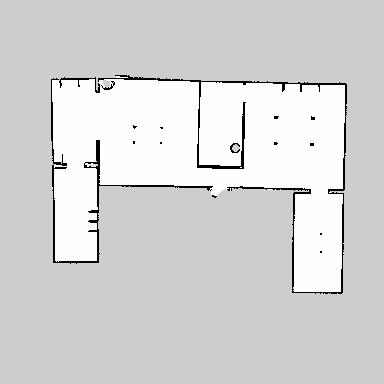
#> input picture map.pgm, 384 x 384 px
$ python extract_contour.py --image map.pgm
#> lines starting #> are read from the running program, lines starting #| are printed output that depends on the picture; after the words box and inside, x2 and y2 are one past the last pixel; in counts of white or black regions, pixels touching at a corner belong together
from __future__ import annotations

import argparse
import json
from pathlib import Path
from typing import List, Tuple

import matplotlib.pyplot as plt
import numpy as np
from matplotlib.collections import LineCollection

Point = Tuple[float, float]
Segment = Tuple[Point, Point]


def _require_cv2():
    try:
        import cv2  # type: ignore
    except ModuleNotFoundError as exc:
        raise ModuleNotFoundError(
            "OpenCV is required for contour extraction. Install with: pip install opencv-python"
        ) from exc
    return cv2


# [8 lines left out: function _require_pyclipper, not called in this run]


def load_obstacle_mask(image_path: str, obstacle_is_dark: bool | None = None) -> np.ndarray:
    """Load grayscale image and return obstacle mask as uint8 {0,255}."""
    cv2 = _require_cv2()

    img = cv2.imread(image_path, cv2.IMREAD_GRAYSCALE)
    if img is None:
        raise FileNotFoundError(f"Cannot read image: {image_path}")

    _, otsu = cv2.threshold(img, 0, 255, cv2.THRESH_BINARY + cv2.THRESH_OTSU)

    dark_mask = otsu == 0
    light_mask = otsu == 255

    if obstacle_is_dark is None:
        obstacle_mask = dark_mask if dark_mask.sum() <= light_mask.sum() else light_mask
    else:
        obstacle_mask = dark_mask if obstacle_is_dark else light_mask

    mask_u8 = obstacle_mask.astype(np.uint8) * 255

    kernel = cv2.getStructuringElement(cv2.MORPH_ELLIPSE, (3, 3))
    mask_u8 = cv2.morphologyEx(mask_u8, cv2.MORPH_OPEN, kernel)
    mask_u8 = cv2.morphologyEx(mask_u8, cv2.MORPH_CLOSE, kernel)
    return mask_u8


def extract_largest_contour(mask_u8: np.ndarray, min_area: float = 20.0) -> np.ndarray:
    """Extract largest external contour from binary obstacle mask."""
    cv2 = _require_cv2()

    contours, _ = cv2.findContours(mask_u8, cv2.RETR_EXTERNAL, cv2.CHAIN_APPROX_NONE)
    if not contours:
        raise RuntimeError("No contour found in obstacle mask.")

    areas = [cv2.contourArea(c) for c in contours]
    idx = int(np.argmax(areas))
    largest = contours[idx]
    if areas[idx] < min_area:
        raise RuntimeError(f"Largest contour area too small: {areas[idx]:.3f}")
    return largest


def contour_to_line_segments(contour: np.ndarray, closed: bool = True) -> List[Segment]:
    """Convert contour points into piecewise-linear segments."""
    pts = contour.reshape(-1, 2).astype(float)
    if len(pts) < 2:
        return []

    segments: List[Segment] = []
    for i in range(len(pts) - 1):
        p0 = (float(pts[i, 0]), float(pts[i, 1]))
        p1 = (float(pts[i + 1, 0]), float(pts[i + 1, 1]))
        segments.append((p0, p1))

    if closed and len(pts) > 2:
        p_last = (float(pts[-1, 0]), float(pts[-1, 1]))
        p_first = (float(pts[0, 0]), float(pts[0, 1]))
        segments.append((p_last, p_first))

    return segments


# [48 lines left out: functions dilate_contour_pyclipper, save_segments_json, not called in this run]


def plot_contours_and_segments(
    image_path: str,
    mask_u8: np.ndarray,
    contour: np.ndarray,
    segments: List[Segment],
    dilated_contour: np.ndarray | None = None,
    dilated_segments: List[Segment] | None = None,
) -> None:
    cv2 = _require_cv2()

    img_bgr = cv2.imread(image_path, cv2.IMREAD_COLOR)
    if img_bgr is None:
        raise FileNotFoundError(f"Cannot read image: {image_path}")
    img_rgb = cv2.cvtColor(img_bgr, cv2.COLOR_BGR2RGB)

    fig, axes = plt.subplots(1, 2, figsize=(12, 5), dpi=120)

    axes[0].imshow(img_rgb)
    axes[0].set_title("Input Image")
    axes[0].axis("off")

    axes[1].imshow(mask_u8, cmap="gray")
    axes[1].set_title("Extracted + Dilated Contours")
    axes[1].axis("equal")

    if len(contour) > 0:
        pts = contour.reshape(-1, 2)
        axes[1].plot(pts[:, 0], pts[:, 1], "r-", linewidth=1.5, label="Original contour")

    if segments:
        lc = LineCollection(
            segments, colors="cyan", linewidths=0.6, alpha=0.8, label="Original segments"
        )
        axes[1].add_collection(lc)

    if dilated_contour is not None and len(dilated_contour) > 0:
        dpts = dilated_contour.reshape(-1, 2)
        axes[1].plot(
            dpts[:, 0],
            dpts[:, 1],
            "y-",
            linewidth=1.4,
            label="Dilated contour",
        )

    if dilated_segments:
        d_lc = LineCollection(
            dilated_segments,
            colors="lime",
            linewidths=0.6,
            alpha=0.8,
            label="Dilated segments",
        )
        axes[1].add_collection(d_lc)

    axes[1].invert_yaxis()
    axes[1].legend(loc="best")
    plt.tight_layout()
    plt.show()


def main() -> None:
    parser = argparse.ArgumentParser(
        description="Extract obstacle contour, optional pyclipper dilation, and return line segments."
    )
    parser.add_argument(
        "--image", type=str, default="circle_obstacle.png", help="Path to obstacle image."
    )
    parser.add_argument(
        "--obstacle-is-dark", action="store_true", help="Set if obstacle pixels are dark."
    )
    parser.add_argument(
        "--obstacle-is-light", action="store_true", help="Set if obstacle pixels are light."
    )
    parser.add_argument("--min-area", type=float, default=20.0, help="Minimum contour area.")
    parser.add_argument(
        "--dilate-radius",
        type=float,
        default=0.0,
        help="Dilate contour outward by this radius in pixels (pyclipper).",
    )
    parser.add_argument(
        "--offset-join",
        type=str,
        default="round",
        choices=["round", "miter", "square"],
        help="pyclipper join style for contour offset.",
    )
    parser.add_argument("--no-show", action="store_true", help="Skip matplotlib display.")
    parser.add_argument(
        "--segments-out",
        type=str,
        default="",
        help="Optional JSON output path for original line segments.",
    )
    parser.add_argument(
        "--dilated-segments-out",
        type=str,
        default="",
        help="Optional JSON output path for dilated line segments.",
    )
    args = parser.parse_args()

    if args.obstacle_is_dark and args.obstacle_is_light:
        raise ValueError("Choose only one of --obstacle-is-dark or --obstacle-is-light")

    mode = None
    if args.obstacle_is_dark:
        mode = True
    elif args.obstacle_is_light:
        mode = False

    image_path = str(Path(args.image))
    mask_u8 = load_obstacle_mask(image_path, obstacle_is_dark=mode)
#> in load_obstacle_mask, img is the input picture: shape (384, 384); min 0, max 254, mean 213
#> in load_obstacle_mask, `_, otsu = cv2.threshold(img, 0, 255, cv2.THRESH_BINARY + cv2.THRESH_OT..`:
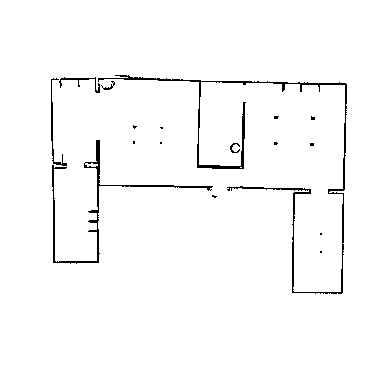
#> otsu: shape (384, 384); 97.8% white; black in thin lines or dots, all inside (x1, y1, x2, y2) = (51, 75, 347, 294)
#> in load_obstacle_mask, `mask_u8 = cv2.morphologyEx(mask_u8, cv2.MORPH_OPEN, kernel)`:
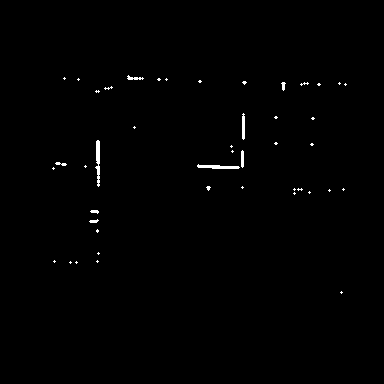
#> mask_u8: shape (384, 384); 0.55% white; 45 white regions (36 under 20 px), largest, box (x1, y1, x2, y2) and area: (95, 140, 100, 187) 153, (197, 164, 240, 169) 135, (242, 113, 245, 140) 75
#> in load_obstacle_mask, `mask_u8 = cv2.morphologyEx(mask_u8, cv2.MORPH_CLOSE, kernel)`: mask_u8: shape (384, 384); 0.55% white; 44 white regions (36 under 20 px)
    contour = extract_largest_contour(mask_u8, min_area=args.min_area)
#> in extract_largest_contour, `contours, _ = cv2.findContours(mask_u8, cv2.RETR_EXTERNAL, cv2.CHAIN_A..`: contours = 44 contours, 40 with area under 20; largest, box (x1, y1, x2, y2) and area: (197, 150, 244, 169) 124, (95, 140, 100, 187) 106, (242, 113, 245, 140) 48, (127, 75, 144, 80) 27
#> in extract_largest_contour, `areas = [cv2.contourArea(c) for c in contours]`: areas = 44 values, max 124 at index 20, min 2 at index 0, mean 10.95
#> in extract_largest_contour, `idx = int(np.argmax(areas))`: idx = 20
#> in extract_largest_contour, `largest = contours[idx]`: largest = contour of 122 points, box (x1, y1, x2, y2) (197, 150, 244, 169), area 124
#> contour has the same summary as largest in extract_largest_contour
    segments = contour_to_line_segments(contour, closed=True)
#> in contour_to_line_segments, `pts = contour.reshape(-1, 2).astype(float)`: pts = 122 pairs, first value 197 to 243, second value 150 to 168
#> the loop in contour_to_line_segments, `for i in range(len(pts) - 1):` made 121 passes
#> (p0, p1) on passes 1 to 12: ((242, 150), (241, 151)), ((241, 151), (241, 152)), ((241, 152), (241, 153)), ((241, 153), (241, 154)), ((241, 154), (241, 155)), ((241, 155), (241, 156)), ((241, 156), (241, 157)), ((241, 157), (241, 158)), ((241, 158), (241, 159)), ((241, 159), (241, 160)), ((241, 160), (241, 161)), ((241, 161), (241, 162))
#> after the loop in contour_to_line_segments, `for i in range(len(pts) - 1):`: segments = 121 items
#> in contour_to_line_segments, `p_last = (float(pts[-1, 0]), float(pts[-1, 1]))`: p_last = (243, 151)
#> in contour_to_line_segments, `p_first = (float(pts[0, 0]), float(pts[0, 1]))`: p_first = (242, 150)
#> segments = 122 items

    dilated_contour = None
    dilated_segments: List[Segment] = []
    if args.dilate_radius > 0:
        dilated_contour = dilate_contour_pyclipper(
            contour,
            radius_px=args.dilate_radius,
            join_type=args.offset_join,
        )
        dilated_segments = contour_to_line_segments(dilated_contour, closed=True)

    print(f"Original contour points: {len(contour)}")
#| Original contour points: 122
    print(f"Original line segments: {len(segments)}")
#| Original line segments: 122
    print("First 10 original segments (x1, y1) -> (x2, y2):")
    for i, seg in enumerate(segments[:10]):
        print(f"  {i:02d}: {seg[0]} -> {seg[1]}")
#> this loop made 10 passes
#|   00: (242.0, 150.0) -> (241.0, 151.0)
#|   01: (241.0, 151.0) -> (241.0, 152.0)
#|   02: (241.0, 152.0) -> (241.0, 153.0)
#|   03: (241.0, 153.0) -> (241.0, 154.0)
#|   04: (241.0, 154.0) -> (241.0, 155.0)
#|   05: (241.0, 155.0) -> (241.0, 156.0)
#|   06: (241.0, 156.0) -> (241.0, 157.0)
#|   07: (241.0, 157.0) -> (241.0, 158.0)
#> (further printed lines are left out)

    if dilated_contour is not None:
        print(f"Dilated contour points: {len(dilated_contour)}")
        print(f"Dilated line segments: {len(dilated_segments)}")
        print("First 10 dilated segments (x1, y1) -> (x2, y2):")
        for i, seg in enumerate(dilated_segments[:10]):
            print(f"  {i:02d}: {seg[0]} -> {seg[1]}")

    if args.segments_out:
        save_segments_json(segments, args.segments_out)
        print(f"Saved original segments to: {args.segments_out}")

    if args.dilated_segments_out and dilated_segments:
        save_segments_json(dilated_segments, args.dilated_segments_out)
        print(f"Saved dilated segments to: {args.dilated_segments_out}")

    if not args.no_show:
        plot_contours_and_segments(
            image_path,
            mask_u8,
            contour,
            segments,
            dilated_contour=dilated_contour,
            dilated_segments=dilated_segments,
        )
#> in plot_contours_and_segments, `plt.show()`:
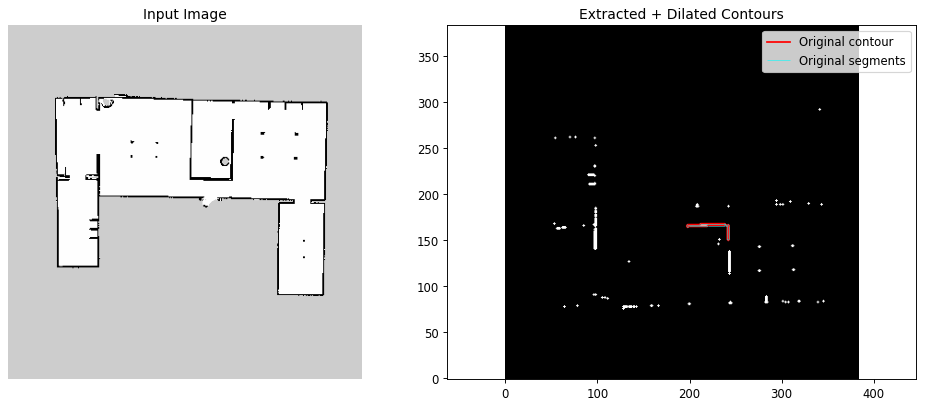
#> figure drawn by matplotlib, 2 panels


if __name__ == "__main__":
    main()
